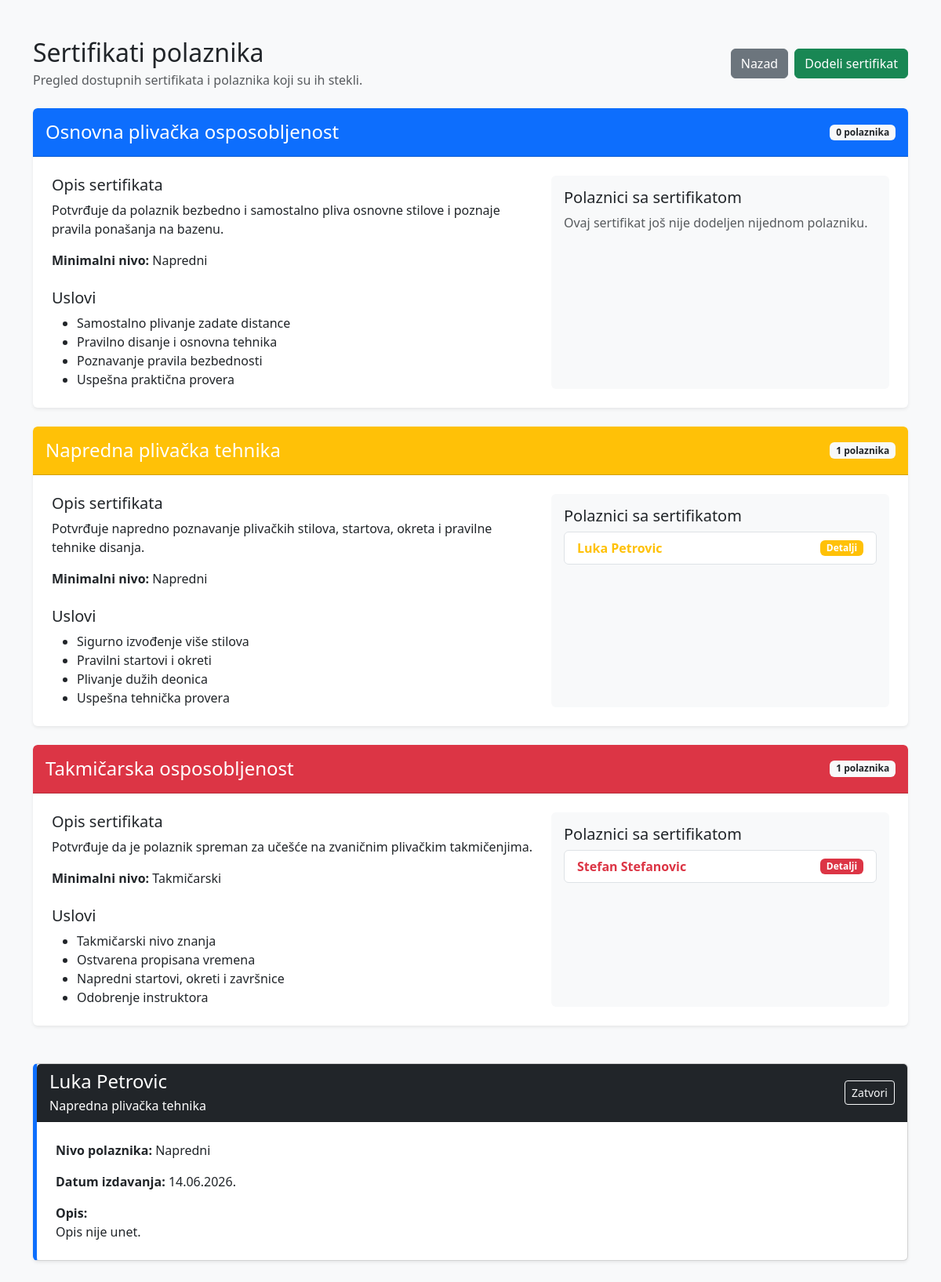
The app's page /plivanje_projekat/sertifikati.php?id=1 (signed in) with its own data.
### tables this page shows
CREATE TABLE IF NOT EXISTS `sertifikati` (
  `id` int NOT NULL AUTO_INCREMENT,
  `polaznik_id` int NOT NULL,
  `naziv` varchar(100) NOT NULL,
  `datum_izdavanja` date DEFAULT NULL,
  `opis` text,
  PRIMARY KEY (`id`),
  KEY `polaznik_id` (`polaznik_id`)
);

CREATE TABLE IF NOT EXISTS `polaznici` (
  `id` int NOT NULL AUTO_INCREMENT,
  `ime` varchar(50) NOT NULL,
  `prezime` varchar(50) NOT NULL,
  `datum_rodjenja` date DEFAULT NULL,
  `telefon` varchar(30) DEFAULT NULL,
  `email` varchar(100) DEFAULT NULL,
  `nivo_id` int DEFAULT NULL,
  PRIMARY KEY (`id`),
  KEY `nivo_id` (`nivo_id`)
);

CREATE TABLE IF NOT EXISTS `nivoi` (
  `id` int NOT NULL AUTO_INCREMENT,
  `naziv` varchar(100) NOT NULL,
  `opis` text,
  PRIMARY KEY (`id`)
);

### plivanje_projekat/classes/BaseModel.php (called while the page is built, shortened)
<?php
require_once __DIR__ . '/../config/Database.php';
class BaseModel
{
    public function __construct()
    {
        $database = new Database();
        $this->connection = $database->connect();
    }
}

### plivanje_projekat/config/Database.php (called while the page is built)
<?php
class Database
{
    private string $host = 'localhost';
    private string $databaseName = 'plivanje_db';
    private string $username = 'root';
    private string $password = '';
    private ?PDO $connection = null;
    public function connect(): PDO
    {
        if ($this->connection === null) {
            try {
                $dsn = "mysql:host={$this->host};dbname={$this->databaseName};charset=utf8mb4";
                $this->connection = new PDO(
                    $dsn,
                    $this->username,
                    $this->password
                );
                $this->connection->setAttribute(
                    PDO::ATTR_ERRMODE,
                    PDO::ERRMODE_EXCEPTION
                );
                $this->connection->setAttribute(
                    PDO::ATTR_DEFAULT_FETCH_MODE,
                    PDO::FETCH_ASSOC
                );
            } catch (PDOException $exception) {
                die('Greška pri povezivanju sa bazom: ' . $exception->getMessage());
            }
        }
        return $this->connection;
    }
}

### plivanje_projekat/classes/Sertifikat.php (called while the page is built, shortened)
<?php
require_once __DIR__ . '/BaseModel.php';
class Sertifikat extends BaseModel implements CrudInterface
{
    public function read(): array
    {
        $sql = "SELECT
                    sertifikati.*,
                    polaznici.ime,
                    polaznici.prezime,
                    polaznici.nivo_id,
                    nivoi.naziv AS naziv_nivoa
                FROM sertifikati
                INNER JOIN polaznici
                    ON sertifikati.polaznik_id = polaznici.id
                LEFT JOIN nivoi
                    ON polaznici.nivo_id = nivoi.id
                ORDER BY
                    sertifikati.naziv ASC,
                    sertifikati.datum_izdavanja DESC,
                    sertifikati.id DESC";
        $stmt = $this->connection->query($sql);
        return $stmt->fetchAll();
    }
    public function findById(int $id): array|false
    {
        $sql = "SELECT
                    sertifikati.*,
                    polaznici.ime,
                    polaznici.prezime,
                    polaznici.nivo_id,
                    nivoi.naziv AS naziv_nivoa
                FROM sertifikati
                INNER JOIN polaznici
                    ON sertifikati.polaznik_id = polaznici.id
                LEFT JOIN nivoi
                    ON polaznici.nivo_id = nivoi.id
                WHERE sertifikati.id = :id";
        $stmt = $this->connection->prepare($sql);
        $stmt->execute([
            ':id' => $id
        ]);
        return $stmt->fetch();
    }
}

### plivanje_projekat/sertifikati.php (the view, shortened to what this page needs)
<?php
require_once __DIR__ . '/classes/Sertifikat.php';
$sertifikatModel = new Sertifikat();
$sertifikati = $sertifikatModel->read();
$tipoviSertifikata = [
    'Osnovna plivačka osposobljenost' => [
        'opis' =>
            'Potvrđuje da polaznik bezbedno i samostalno pliva osnovne stilove i poznaje pravila ponašanja na bazenu.',
        'minimalni_nivo' => 'Napredni',
        'boja' => 'primary',
        'uslovi' => [
            'Samostalno plivanje zadate distance',
            'Pravilno disanje i osnovna tehnika',
            'Poznavanje pravila bezbednosti',
            'Uspešna praktična provera'
        ]
    ],
    'Napredna plivačka tehnika' => [
        'opis' =>
            'Potvrđuje napredno poznavanje plivačkih stilova, startova, okreta i pravilne tehnike disanja.',
        'minimalni_nivo' => 'Napredni',
        'boja' => 'warning',
        'uslovi' => [
            'Sigurno izvođenje više stilova',
            'Pravilni startovi i okreti',
            'Plivanje dužih deonica',
            'Uspešna tehnička provera'
        ]
    ],
    'Takmičarska osposobljenost' => [
        'opis' =>
            'Potvrđuje da je polaznik spreman za učešće na zvaničnim plivačkim takmičenjima.',
        'minimalni_nivo' => 'Takmičarski',
        'boja' => 'danger',
        'uslovi' => [
            'Takmičarski nivo znanja',
            'Ostvarena propisana vremena',
            'Napredni startovi, okreti i završnice',
            'Odobrenje instruktora'
        ]
    ]
];
$izabraniSertifikat = null;
$id = filter_input(
    INPUT_GET,
    'id',
    FILTER_VALIDATE_INT
);
if ($id) {
    $izabraniSertifikat = $sertifikatModel->findById($id);
}
?>
<!DOCTYPE html>
<html lang="sr">
<head>
    <link
        href="https://cdn.jsdelivr.net/npm/bootstrap@5.3.3/dist/css/bootstrap.min.css"
        rel="stylesheet"
    >
</head>
<body class="bg-light">
<div class="container py-5">
    <div class="d-flex justify-content-between align-items-center mb-4">
        <div>
            <h1 class="h2 mb-1">
                Sertifikati polaznika
            </h1>
            <p class="text-muted mb-0">
                Pregled dostupnih sertifikata i polaznika koji su ih stekli.
            </p>
        </div>
        <div class="d-flex gap-2">
            <a
                href="dashboard.php"
                class="btn btn-secondary"
            >
                Nazad
            </a>
            <a
                href="dodaj_sertifikat.php"
                class="btn btn-success"
            >
                Dodeli sertifikat
            </a>
        </div>
    </div>
    <div class="d-flex flex-column gap-4">
        <?php foreach ($tipoviSertifikata as $naziv => $podaci): ?>
            <?php
            $polazniciSaSertifikatom = array_filter(
                $sertifikati,
                static function (array $sertifikat) use ($naziv): bool {
                    return $sertifikat['naziv'] === $naziv;
                }
            );
            ?>
            <div class="card shadow-sm certificate-card">
                <div
                    class="card-header bg-<?= htmlspecialchars(
                        $podaci['boja']
                    ) ?> certificate-header p-3"
                >
                    <div class="d-flex justify-content-between align-items-center">
                        <h2 class="h4 mb-0">
                            <?= htmlspecialchars($naziv) ?>
                        </h2>
                        <span class="badge bg-light text-dark">
                            <?= count($polazniciSaSertifikatom) ?>
                            polaznika
                        </span>
                    </div>
                </div>
                <div class="card-body p-4">
                    <div class="row g-4">
                        <div class="col-lg-7">
                            <h3 class="h5">
                                Opis sertifikata
                            </h3>
                            <p>
                                <?= htmlspecialchars($podaci['opis']) ?>
                            </p>
                            <p>
                                <strong>Minimalni nivo:</strong>
                                <?= htmlspecialchars(
                                    $podaci['minimalni_nivo']
                                ) ?>
                            </p>
                            <h3 class="h5 mt-4">
                                Uslovi
                            </h3>
                            <ul class="mb-0">
                                <?php foreach ($podaci['uslovi'] as $uslov): ?>
                                    <li>
                                        <?= htmlspecialchars($uslov) ?>
                                    </li>
                                <?php endforeach; ?>
                            </ul>
                        </div>
                        <div class="col-lg-5">
                            <div class="bg-light rounded p-3 h-100">
                                <h3 class="h5">
                                    Polaznici sa sertifikatom
                                </h3>
                                <?php if (empty($polazniciSaSertifikatom)): ?>
                                    <p class="text-muted mb-0">
                                        Ovaj sertifikat još nije dodeljen nijednom polazniku.
                                    </p>
                                <?php else: ?>
                                    <ul class="list-group">
                                        <?php foreach (
                                            $polazniciSaSertifikatom as $sertifikat
                                        ): ?>
                                            <li
                                                class="list-group-item d-flex justify-content-between align-items-center"
                                            >
                                                <a
                                                    href="sertifikati.php?id=<?= (int) $sertifikat['id'] ?>#detalji-sertifikata"
                                                    class="holder-link text-<?= htmlspecialchars(
                                                        $podaci['boja']
                                                    ) ?>"
                                                >
                                                    <?= htmlspecialchars(
                                                        $sertifikat['ime']
                                                        . ' '
                                                        . $sertifikat['prezime']
                                                    ) ?>
                                                </a>
                                                <span
                                                    class="badge bg-<?= htmlspecialchars(
                                                        $podaci['boja']
                                                    ) ?>"
                                                >
                                                    Detalji
                                                </span>
                                            </li>
                                        <?php endforeach; ?>
                                    </ul>
                                <?php endif; ?>
                            </div>
                        </div>
                    </div>
                </div>
            </div>
        <?php endforeach; ?>
    </div>
    <?php if ($izabraniSertifikat): ?>
        <div
            id="detalji-sertifikata"
            class="card shadow-sm mt-5 details-card"
        >
            <div class="card-header bg-dark text-white">
                <div class="d-flex justify-content-between align-items-center">
                    <div>
                        <h2 class="h4 mb-1">
                            <?= htmlspecialchars(
                                $izabraniSertifikat['ime']
                                . ' '
                                . $izabraniSertifikat['prezime']
                            ) ?>
                        </h2>
                        <p class="mb-0">
                            <?= htmlspecialchars(
                                $izabraniSertifikat['naziv']
                            ) ?>
                        </p>
                    </div>
                    <a
                        href="sertifikati.php"
                        class="btn btn-outline-light btn-sm"
                    >
                        Zatvori
                    </a>
                </div>
            </div>
            <div class="card-body p-4">
                <p>
                    <strong>Nivo polaznika:</strong>
                    <?= htmlspecialchars(
                        $izabraniSertifikat['naziv_nivoa']
                        ?? 'Nije određen'
                    ) ?>
                </p>
                <p>
                    <strong>Datum izdavanja:</strong>
                    <?= htmlspecialchars(
                        date(
                            'd.m.Y.',
                            strtotime(
                                $izabraniSertifikat['datum_izdavanja']
                            )
                        )
                    ) ?>
                </p>
                <p class="mb-0">
                    <strong>Opis:</strong><br>
                    <?= nl2br(
                        htmlspecialchars(
                            $izabraniSertifikat['opis']
                            ?? 'Opis nije unet.'
                        )
                    ) ?>
                </p>
            </div>
        </div>
    <?php endif; ?>
</div>
</body>
</html>

### plivanje_projekat/sertifikati.php (style rules this page uses)
.certificate-card { border: 0; overflow: hidden; }
.certificate-header { color: white; }
.holder-link { font-weight: 700; text-decoration: none; }
.details-card { border-left: 5px solid #0d6efd; }

### records on screen
sertifikati: polaznici.ime+prezime "Luka Petrovic", naziv "Napredna plivačka tehnika", nivoi.naziv "Napredni", datum_izdavanja "14.06.2026.", opis "Opis nije unet."
sertifikati: polaznici.ime+prezime "Stefan Stefanovic"

### other values on screen
$naziv "Osnovna plivačka osposobljenost"
count($polazniciSaSertifikatom) "0"
$podaci['opis'] "Potvrđuje da polaznik bezbedno i samostalno pliva osnovne stilove i poznaje pravila ponašanja na bazenu."
$podaci['minimalni_nivo'] "Napredni"
$uslov "Samostalno plivanje zadate distance"
$uslov "Pravilno disanje i osnovna tehnika"
$uslov "Poznavanje pravila bezbednosti"
$uslov "Uspešna praktična provera"
$naziv "Napredna plivačka tehnika"
count($polazniciSaSertifikatom) "1"
$podaci['opis'] "Potvrđuje napredno poznavanje plivačkih stilova, startova, okreta i pravilne tehnike disanja."
$uslov "Sigurno izvođenje više stilova"
$uslov "Pravilni startovi i okreti"
$uslov "Plivanje dužih deonica"
$uslov "Uspešna tehnička provera"
